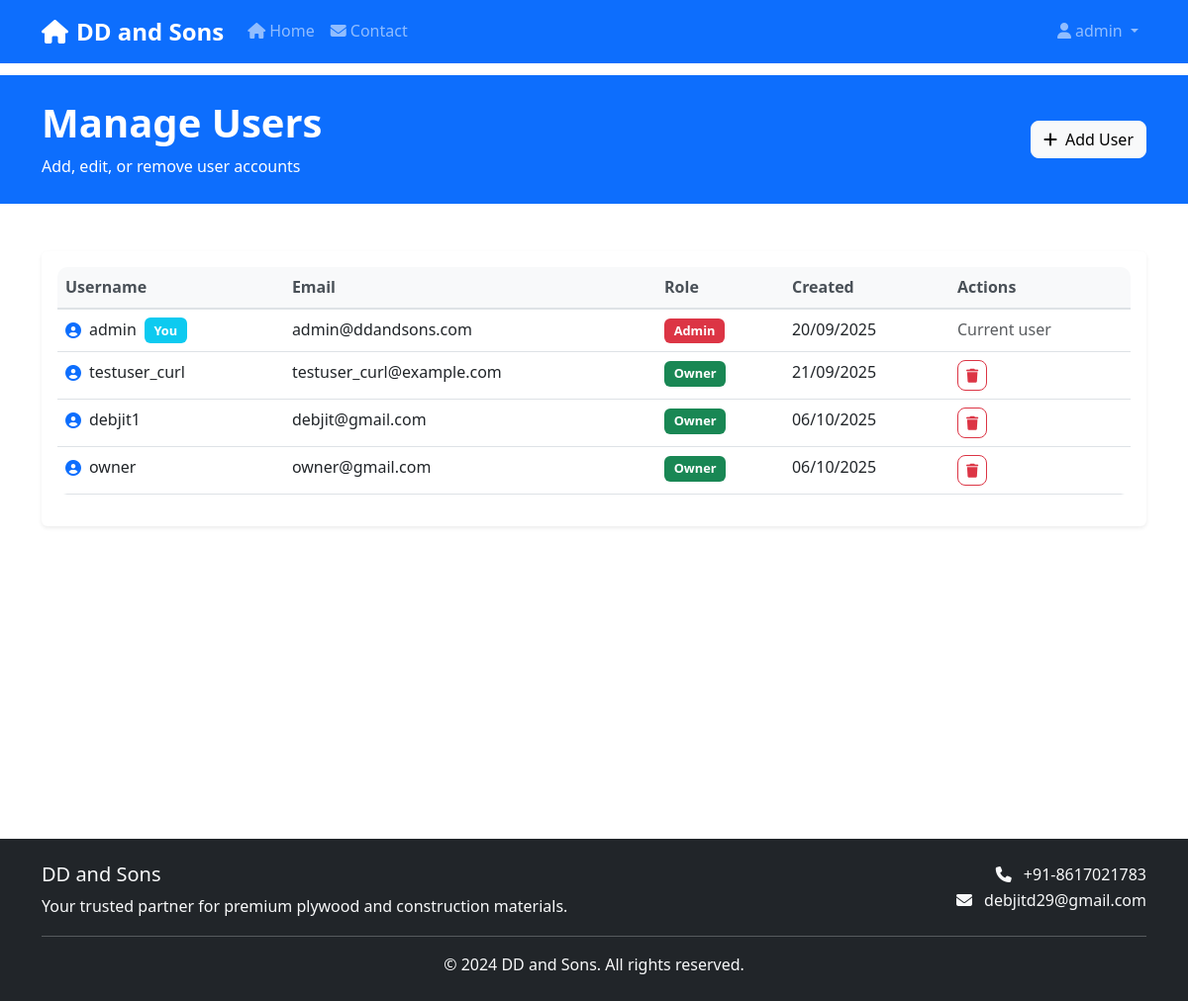
The app's page /admin/users (signed in) with its own data.
### app.py (models this page shows)
class User(db.Model):
    id = db.Column(db.Integer, primary_key=True)
    username = db.Column(db.String(80), unique=True, nullable=False)
    email = db.Column(db.String(120), unique=True, nullable=False)
    password_hash = db.Column(db.String(128), nullable=False)
    role = db.Column(db.String(20), nullable=False, default='owner')  # admin, owner
    created_at = db.Column(db.DateTime, default=datetime.utcnow)

### app.py (the view)
@app.route('/admin/users')
@admin_required
def manage_users():
    users = User.query.all()
    return render_template('admin/users.html', users=users)

### app.py (called while the page is built)
@app.before_request
def log_request_info():
    client_ip = get_client_ip()
    logger.info(f"Request: {request.method} {request.url} from IP: {client_ip}")

@app.after_request
def log_response_info(response):
    client_ip = get_client_ip()
    logger.info(f"Response: {response.status_code} for {request.method} {request.url} from IP: {client_ip}")
    return response

def get_client_ip():
    if request.headers.get('X-Forwarded-For'):
        return request.headers.get('X-Forwarded-For').split(',')[0].strip()
    elif request.headers.get('X-Real-IP'):
        return request.headers.get('X-Real-IP')
    else:
        return request.remote_addr

def admin_required(f):
    from functools import wraps
    @wraps(f)
    def decorated_function(*args, **kwargs):
        if 'user_id' not in session:
            flash('Please log in to access this page.', 'error')
            return redirect(url_for('login'))
        user = User.query.get(session['user_id'])
        if not user or user.role != 'admin':
            flash('Admin access required.', 'error')
            return redirect(url_for('dashboard'))
        return f(*args, **kwargs)
    return decorated_function

### templates/admin/users.html (shortened to what this page needs)
{% extends "base.html" %}
{% block content %}
<section class="py-4 bg-primary text-white">
    <div class="container">
        <div class="row align-items-center">
            <div class="col-lg-8">
                <h1 class="display-6 fw-bold mb-2">Manage Users</h1>
                <p class="mb-0">Add, edit, or remove user accounts</p>
            </div>
            <div class="col-lg-4 text-lg-end">
                <a href="{{ url_for('add_user') }}" class="btn btn-light">
                    <i class="fas fa-plus me-2"></i>Add User
                </a>
            </div>
        </div>
    </div>
</section>
<section class="py-5">
    <div class="container">
        {% if users %}
        <div class="row">
            <div class="col-12">
                <div class="card border-0 shadow-sm">
                    <div class="card-body">
                        <div class="table-responsive">
                            <table class="table table-hover">
                                <thead>
                                    <tr>
                                        <th>Username</th>
                                        <th>Email</th>
                                        <th>Role</th>
                                        <th>Created</th>
                                        <th>Actions</th>
                                    </tr>
                                </thead>
                                <tbody>
                                    {% for user in users %}
                                    <tr>
                                        <td>
                                            <div class="d-flex align-items-center">
                                                <i class="fas fa-user-circle text-primary me-2"></i>
                                                {{ user.username }}
                                                {% if user.id == session.user_id %}
                                                <span class="badge bg-info ms-2">You</span>
                                                {% endif %}
                                            </div>
                                        </td>
                                        <td>{{ user.email }}</td>
                                        <td>
                                            <span class="badge bg-{{ 'danger' if user.role == 'admin' else 'success' }}">
                                                {{ user.role.title() }}
                                            </span>
                                        </td>
                                        <td>{{ user.created_at.strftime('%d/%m/%Y') }}</td>
                                        <td>
                                            <div class="d-flex gap-2">
                                                {% if user.id != session.user_id %}
                                                <button class="btn btn-outline-danger btn-sm"
                                                        onclick="deleteUser({{ user.id }}, '{{ user.username }}')">
                                                    <i class="fas fa-trash"></i>
                                                </button>
                                                {% else %}
                                                <span class="text-muted">Current user</span>
                                                {% endif %}
                                            </div>
                                        </td>
                                    </tr>
                                    {% endfor %}
                                </tbody>
                            </table>
                        </div>
                    </div>
                </div>
            </div>
        </div>
        {% endif %}
    </div>
</section>
{% endblock %}

### static/css/style.css (style rules this page uses)
body { font-family: 'Segoe UI', Tahoma, Geneva, Verdana, sans-serif; line-height: 1.6; }
.card { transition: transform 0.3s ease, box-shadow 0.3s ease; border: none; }
.btn { border-radius: 8px; font-weight: 500; transition: all 0.3s ease; }
.table { border-radius: 10px; overflow: hidden; }
.table thead th { background-color: #f8f9fa; border-bottom: 2px solid #dee2e6; font-weight: 600; color: #495057; }
.badge { font-size: 0.8rem; padding: 0.5em 0.75em; }

### records on screen
User: username "admin", shows "You", email "admin@ddandsons.com", role "Admin", created_at "20/09/2025", shows "Current user"
User: username "testuser_curl", email "testuser_curl@example.com", role "Owner", created_at "21/09/2025"
User: username "debjit1", email "debjit@gmail.com", role "Owner", created_at "06/10/2025"
User: username "owner", email "owner@gmail.com", role "Owner", created_at "06/10/2025"

### other values on screen
{{ session.username }} "admin"
